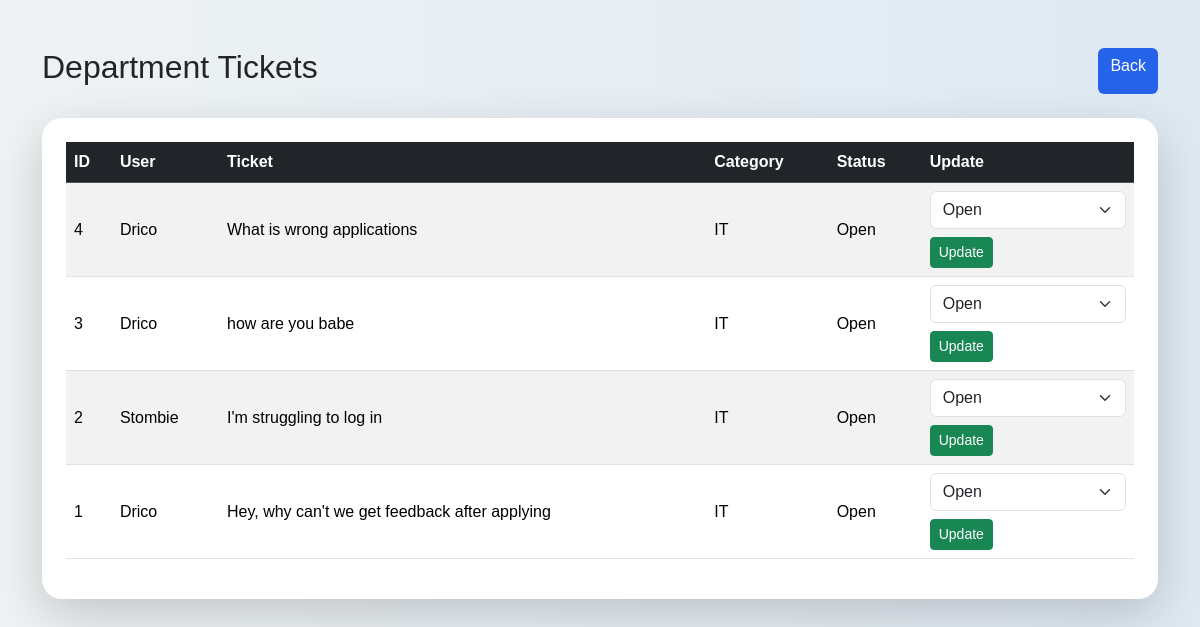
The page /department (signed in) on the database its author committed.
### tables this page shows
CREATE TABLE tickets (
            id INTEGER PRIMARY KEY AUTOINCREMENT,
            employee_name TEXT,
            department TEXT,
            ticket_text TEXT,
            category TEXT,
            confidence REAL,
            status TEXT,
            created_at TEXT
        );

### app.py (the view)
    def wrapper(*args, **kwargs):
        if "user_id" not in session:
            return redirect("/login")
        return route_function(*args, **kwargs)

### app.py (called while the page is built)
def login_required(route_function):
    def wrapper(*args, **kwargs):
        if "user_id" not in session:
            return redirect("/login")
        return route_function(*args, **kwargs)
    wrapper.__name__ = route_function.__name__
    return wrapper

@app.route("/department")
@login_required
def department_tickets():
    conn = sqlite3.connect(DATABASE)
    cursor = conn.cursor()
    if session["role"] == "admin":
        cursor.execute("""
            SELECT * FROM tickets
            ORDER BY id DESC
        """)
    else:
        cursor.execute("""
            SELECT * FROM tickets
            WHERE category = ?
            ORDER BY id DESC
        """, (session["department"],))
    tickets = cursor.fetchall()
    conn.close()
    return render_template(
        "department.html",
        tickets=tickets
    )

### templates/department.html (shortened to what this page needs)
<!DOCTYPE html>
<html lang="en">
<head>
    <link href="https://cdn.jsdelivr.net/npm/bootstrap@5.3.3/dist/css/bootstrap.min.css" rel="stylesheet">
    <link rel="stylesheet" href="{{ url_for('static', filename='style.css') }}">
</head>
<body>
<div class="container mt-5">
    <div class="d-flex justify-content-between mb-4">
        <h2>Department Tickets</h2>
        <a href="/" class="btn btn-primary">
            Back
        </a>
    </div>
    <div class="card shadow-lg p-4">
        <table class="table table-striped">
            <thead class="table-dark">
                <tr>
                    <th>ID</th>
                    <th>User</th>
                    <th>Ticket</th>
                    <th>Category</th>
                    <th>Status</th>
                    <th>Update</th>
                </tr>
            </thead>
            <tbody>
                {% for ticket in tickets %}
                <tr>
                    <td>{{ ticket[0] }}</td>
                    <td>{{ ticket[1] }}</td>
                    <td>{{ ticket[3] }}</td>
                    <td>{{ ticket[4] }}</td>
                    <td>{{ ticket[6] }}</td>
                    <td>
                        <form action="/update_status/{{ ticket[0] }}" method="POST">
                            <select name="status" class="form-select mb-2">
                                <option>Open</option>
                            </select>
                            <button class="btn btn-success btn-sm">
                                Update
                            </button>
                        </form>
                    </td>
                </tr>
                {% endfor %}
            </tbody>
        </table>
    </div>
</div>
</body>
</html>

### static/style.css (style rules this page uses)
body { background: linear-gradient(to right, #eef2f3, #dfe9f3); font-family: Arial, sans-serif; }
.card { border: none; border-radius: 20px; }
.btn-primary { background-color: #2563eb; border: none; }
.table { vertical-align: middle; }

### rows shown on the page
tickets: id "4", employee_name "Drico", ticket_text "What is wrong applications", category "IT", status "Open"
tickets: id "3", employee_name "Drico", ticket_text "how are you babe", category "IT", status "Open"
tickets: id "2", employee_name "Stombie", ticket_text "I'm struggling to log in", category "IT", status "Open"
tickets: id "1", employee_name "Drico", ticket_text "Hey, why can't we get feedback after applying", category "IT", status "Open"
